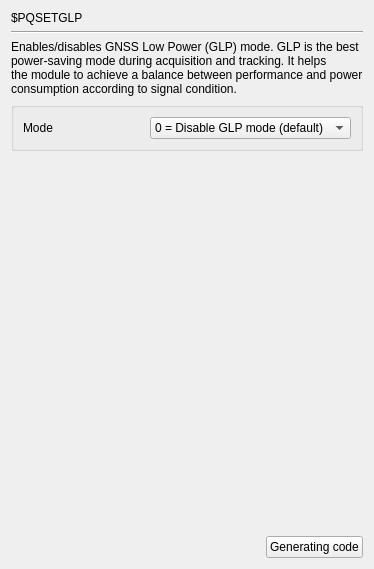
     <widget class="QWidget" name="page_PQSETGLP">
      <layout class="QGridLayout" name="gridLayout_454">
       <item row="0" column="0">
        <widget class="QLabel" name="label_502">
         <property name="text">
          <string>$PQSETGLP</string>
         </property>
        </widget>
       </item>
       <item row="1" column="0" colspan="2">
        <widget class="Line" name="line_129">
         <property name="orientation">
          <enum>Qt::Horizontal</enum>
         </property>
        </widget>
       </item>
       <item row="2" column="0" colspan="2">
        <widget class="QLabel" name="label_503">
         <property name="text">
          <string>Enables/disables GNSS Low Power (GLP) mode. GLP is the best 
power-saving mode during acquisition and tracking. It helps 
the module to achieve a balance between performance and power 
consumption according to signal condition.</string>
         </property>
        </widget>
       </item>
       <item row="3" column="0" colspan="2">
        <widget class="QGroupBox" name="groupBox_213">
         <property name="title">
          <string/>
         </property>
         <layout class="QGridLayout" name="gridLayout_237">
          <item row="0" column="0">
           <widget class="QLabel" name="label_479">
            <property name="text">
             <string>Mode</string>
            </property>
           </widget>
          </item>
          <item row="0" column="1">
           <widget class="QComboBox" name="comboBox_PQSETGLP">
            <item>
             <property name="text">
              <string>0 = Disable GLP mode (default)</string>
             </property>
            </item>
            <item>
             <property name="text">
              <string>1 = Enable GLP mode</string>
             </property>
            </item>
           </widget>
          </item>
         </layout>
        </widget>
       </item>
       <item row="4" column="1">
        <spacer name="verticalSpacer_129">
         <property name="orientation">
          <enum>Qt::Vertical</enum>
         </property>
         <property name="sizeHint" stdset="0">
          <size>
           <width>20</width>
           <height>379</height>
          </size>
         </property>
        </spacer>
       </item>
       <item row="5" column="0">
        <spacer name="horizontalSpacer_129">
         <property name="orientation">
          <enum>Qt::Horizontal</enum>
         </property>
         <property name="sizeHint" stdset="0">
          <size>
           <width>238</width>
           <height>20</height>
          </size>
         </property>
        </spacer>
       </item>
       <item row="5" column="1">
        <widget class="QPushButton" name="GC_PQSETGLP">
         <property name="text">
          <string>Generating code</string>
         </property>
        </widget>
       </item>
      </layout>
     </widget>
